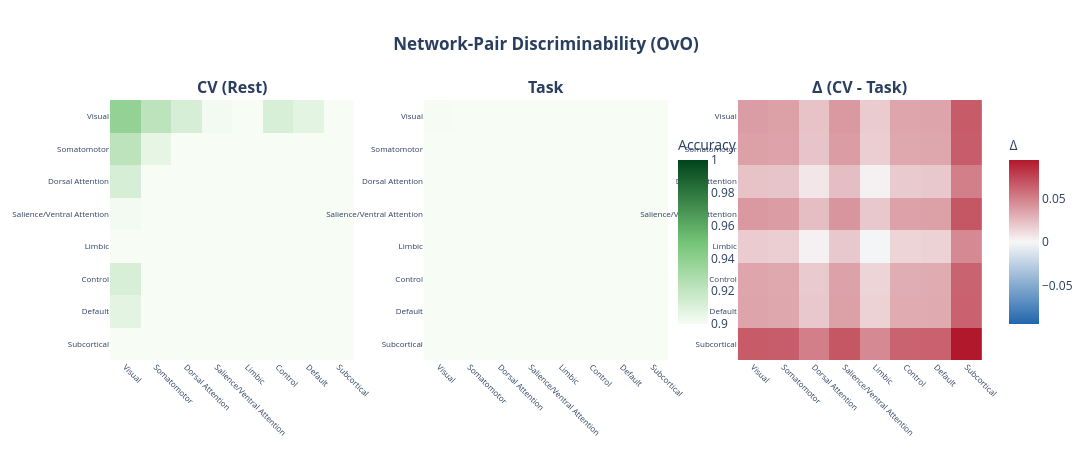

The cell this chart's notebook holds for it:
### Code cell
# =============================================================================
# NETWORK-PAIR HEATMAPS (3-PANEL: CV, TASK, DIFFERENCE)
# =============================================================================

fig = make_subplots(
    rows=1, cols=3,
    subplot_titles=['<b>CV (Rest)</b>', '<b>Task</b>', '<b>Δ (CV - Task)</b>'],
    horizontal_spacing=0.08
)

seq_cs = [[0, '#f7fcf5'], [0.5, '#74c476'], [1, '#00441b']]
div_cs = [[0, '#2166ac'], [0.5, '#f7f7f7'], [1, '#b2182b']]

# CV
fig.add_trace(go.Heatmap(z=net_D_cv, x=NETWORKS, y=NETWORKS, colorscale=seq_cs,
                         zmin=0.9, zmax=1.0, showscale=False,
                         hovertemplate='%{y} × %{x}: %{z:.3f}<extra></extra>'), row=1, col=1)

# Task
fig.add_trace(go.Heatmap(z=net_D_task, x=NETWORKS, y=NETWORKS, colorscale=seq_cs,
                         zmin=0.9, zmax=1.0, showscale=True,
                         colorbar=dict(title='Accuracy', x=0.64, len=0.8),
                         hovertemplate='%{y} × %{x}: %{z:.3f}<extra></extra>'), row=1, col=2)

# Difference
limit = np.max(np.abs(net_D_diff))
fig.add_trace(go.Heatmap(z=net_D_diff, x=NETWORKS, y=NETWORKS, colorscale=div_cs,
                         zmin=-limit, zmax=limit, showscale=True,
                         colorbar=dict(title='Δ', x=1.02, len=0.8),
                         hovertemplate='%{y} × %{x}: %{z:+.3f}<extra></extra>'), row=1, col=3)

fig.update_layout(
    title=dict(text='<b>Network-Pair Discriminability (OvO)</b>', x=0.5),
    template='plotly_white', height=450, width=1200
)
fig.update_xaxes(tickangle=45, tickfont=dict(size=8))
fig.update_yaxes(autorange='reversed', tickfont=dict(size=8))
fig.show()

### Figure 1 — Plotly figure (JSON) as saved in the notebook; plotly's stock layout.template omitted (floating-point values rounded to 4 significant figures)
{"data": [{"colorscale": [[0, "#f7fcf5"], [0.5, "#74c476"], [1, "#00441b"]], "hovertemplate": "%{y} × %{x}: %{z:.3f}<extra></extra>", "showscale": false, "type": "heatmap", "x": ["Visual", "Somatomotor", "Dorsal Attention", "Salience/Ventral Attention", "Limbic", "Control", "Default", "Subcortical"], "xaxis": "x", "y": ["Visual", "Somatomotor", "Dorsal Attention", "Salience/Ventral Attention", "Limbic", "Control", "Default", "Subcortical"], "yaxis": "y", "z": [[0.9382, 0.9222, 0.9124, 0.9016, 0.8621, 0.9118, 0.9071, 0.8567], [0.9222, 0.9063, 0.8964, 0.8856, 0.8461, 0.8958, 0.8911, 0.8407], [0.9124, 0.8964, 0.8866, 0.8757, 0.8363, 0.886, 0.8813, 0.8308], [0.9016, 0.8856, 0.8757, 0.8649, 0.8255, 0.8751, 0.8705, 0.82], [0.8621, 0.8461, 0.8363, 0.8255, 0.786, 0.8357, 0.831, 0.7806], [0.9118, 0.8958, 0.886, 0.8751, 0.8357, 0.8854, 0.8807, 0.8302], [0.9071, 0.8911, 0.8813, 0.8705, 0.831, 0.8807, 0.876, 0.8256], [0.8567, 0.8407, 0.8308, 0.82, 0.7806, 0.8302, 0.8256, 0.7751]], "zmax": 1, "zmin": 0.9}, {"colorbar": {"len": 0.8, "title": {"text": "Accuracy"}, "x": 0.64}, "colorscale": [[0, "#f7fcf5"], [0.5, "#74c476"], [1, "#00441b"]], "hovertemplate": "%{y} × %{x}: %{z:.3f}<extra></extra>", "showscale": true, "type": "heatmap", "x": ["Visual", "Somatomotor", "Dorsal Attention", "Salience/Ventral Attention", "Limbic", "Control", "Default", "Subcortical"], "xaxis": "x2", "y": ["Visual", "Somatomotor", "Dorsal Attention", "Salience/Ventral Attention", "Limbic", "Control", "Default", "Subcortical"], "yaxis": "y2", "z": [[0.9004, 0.8855, 0.89, 0.862, 0.844, 0.8774, 0.872, 0.7908], [0.8855, 0.8706, 0.8751, 0.8471, 0.829, 0.8625, 0.857, 0.7758], [0.89, 0.8751, 0.8795, 0.8516, 0.8335, 0.8669, 0.8615, 0.7803], [0.862, 0.8471, 0.8516, 0.8237, 0.8056, 0.839, 0.8336, 0.7524], [0.844, 0.829, 0.8335, 0.8056, 0.7875, 0.8209, 0.8155, 0.7343], [0.8774, 0.8625, 0.8669, 0.839, 0.8209, 0.8543, 0.8489, 0.7677], [0.872, 0.857, 0.8615, 0.8336, 0.8155, 0.8489, 0.8435, 0.7623], [0.7908, 0.7758, 0.7803, 0.7524, 0.7343, 0.7677, 0.7623, 0.6811]], "zmax": 1, "zmin": 0.9}, {"colorbar": {"len": 0.8, "title": {"text": "Δ"}, "x": 1.02}, "colorscale": [[0, "#2166ac"], [0.5, "#f7f7f7"], [1, "#b2182b"]], "hovertemplate": "%{y} × %{x}: %{z:+.3f}<extra></extra>", "showscale": true, "type": "heatmap", "x": ["Visual", "Somatomotor", "Dorsal Attention", "Salience/Ventral Attention", "Limbic", "Control", "Default", "Subcortical"], "xaxis": "x3", "y": ["Visual", "Somatomotor", "Dorsal Attention", "Salience/Ventral Attention", "Limbic", "Control", "Default", "Subcortical"], "yaxis": "y3", "z": [[0.03783, 0.03674, 0.02242, 0.03952, 0.01818, 0.03444, 0.03519, 0.06592], [0.03674, 0.03566, 0.02134, 0.03844, 0.0171, 0.03336, 0.03411, 0.06484], [0.02242, 0.02134, 0.007021, 0.02412, 0.002777, 0.01904, 0.01979, 0.05052], [0.03952, 0.03844, 0.02412, 0.04122, 0.01987, 0.03613, 0.03688, 0.06762], [0.01818, 0.0171, 0.002777, 0.01987, -0.001467, 0.01479, 0.01554, 0.04628], [0.03444, 0.03336, 0.01904, 0.03613, 0.01479, 0.03105, 0.0318, 0.06253], [0.03519, 0.03411, 0.01979, 0.03688, 0.01554, 0.0318, 0.03255, 0.06328], [0.06592, 0.06484, 0.05052, 0.06762, 0.04628, 0.06253, 0.06328, 0.09402]], "zmax": 0.09402, "zmin": -0.09402}], "layout": {"annotations": [{"font": {"size": 16}, "showarrow": false, "text": "<b>CV (Rest)</b>", "x": 0.14, "xanchor": "center", "xref": "paper", "y": 1, "yanchor": "bottom", "yref": "paper"}, {"font": {"size": 16}, "showarrow": false, "text": "<b>Task</b>", "x": 0.5, "xanchor": "center", "xref": "paper", "y": 1, "yanchor": "bottom", "yref": "paper"}, {"font": {"size": 16}, "showarrow": false, "text": "<b>Δ (CV - Task)</b>", "x": 0.86, "xanchor": "center", "xref": "paper", "y": 1, "yanchor": "bottom", "yref": "paper"}], "height": 450, "title": {"text": "<b>Network-Pair Discriminability (OvO)</b>", "x": 0.5}, "width": 1200, "xaxis": {"anchor": "y", "domain": [0, 0.28], "tickangle": 45, "tickfont": {"size": 8}}, "xaxis2": {"anchor": "y2", "domain": [0.36, 0.64], "tickangle": 45, "tickfont": {"size": 8}}, "xaxis3": {"anchor": "y3", "domain": [0.72, 1], "tickangle": 45, "tickfont": {"size": 8}}, "yaxis": {"anchor": "x", "autorange": "reversed", "domain": [0, 1], "tickfont": {"size": 8}}, "yaxis2": {"anchor": "x2", "autorange": "reversed", "domain": [0, 1], "tickfont": {"size": 8}}, "yaxis3": {"anchor": "x3", "autorange": "reversed", "domain": [0, 1], "tickfont": {"size": 8}}}}
